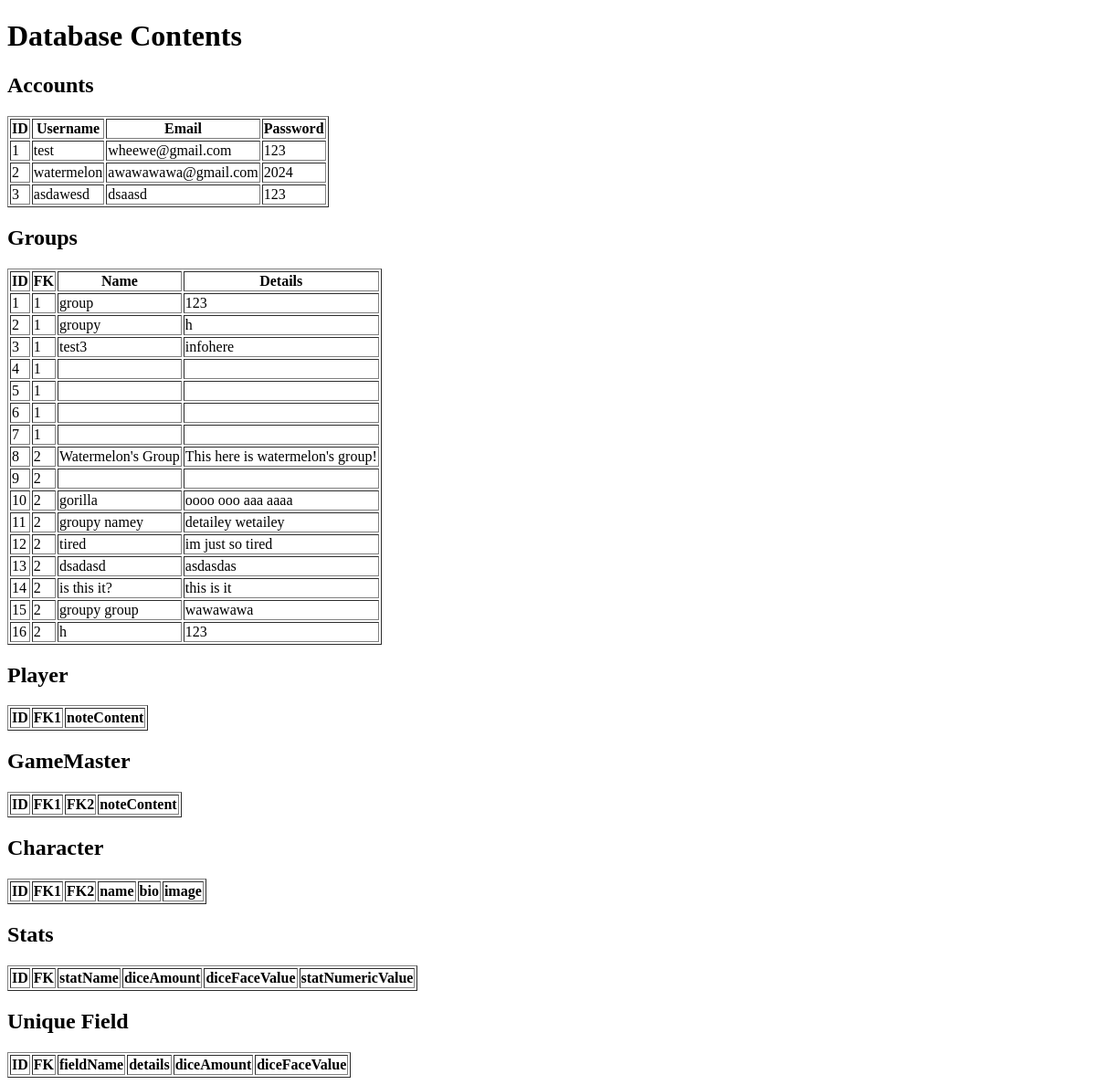
The page /database on the database its author committed.
### app.py (models this page shows)
class Account(UserMixin, db.Model):
    id = db.Column(db.Integer, primary_key=True)
    username = db.Column(db.String(80), unique=True, nullable=False)
    email = db.Column(db.String(80), nullable=False)
    password = db.Column(db.String(80), nullable=False)
    groups = db.relationship('Group', backref='account', lazy=True)
    characters = db.relationship('Character', backref='account', lazy=True)

class Group(db.Model):
    id = db.Column(db.Integer, primary_key=True)
    accountID = db.Column(db.Integer, db.ForeignKey('account.id'), nullable=False)
    groupName = db.Column(db.String(80), nullable=False)
    groupDetails = db.Column(db.String(500), nullable=True)
    playerList = db.Column(db.String(500), nullable=True)
    players = db.relationship("Player", backref='group', lazy=True)

### app.py (the view)
@app.route('/database')
def database():
    accounts = Account.query.all()
    groups = Group.query.all()
    return render_template('database.html', accounts=accounts, groups=groups)

### templates/database.html (shortened to what this page needs)
<!DOCTYPE html>
<html lang="en">
<head>
    <link rel="stylesheet" href="styles.css">
</head>
<body>
    <h1>Database Contents</h1>
    <h2>Accounts</h2>
    <table border="1">
        <thead>
            <tr>
                <th>ID</th>
                <th>Username</th>
                <th>Email</th>
                <th>Password</th>
            </tr>
        </thead>
        <tbody>
            {% for account in accounts %}
            <tr>
                <td>{{ account.id }}</td>
                <td>{{ account.username }}</td>
                <td>{{ account.email }}</td>
                <td>{{ account.password }}</td>
            </tr>
            {% endfor %}
        </tbody>
    </table>
    <h2>Groups</h2>
    <table border="1">
        <thead>
            <tr>
                <th>ID</th>
                <th>FK</th>
                <th>Name</th>
                <th>Details</th>
            </tr>
        </thead>
        <tbody>
            {% for group in groups %}
            <tr>
                <td>{{ group.id }}</td>
                <td>{{ group.accountID }} </td>
                <td>{{ group.groupName }}</td>
                <td>{{ group.groupDetails }}</td>
            </tr>
            {% endfor %}
        </tbody>
    </table>
    <h2>Player</h2>
    <table border="1">
        <thead>
            <tr>
                <th>ID</th>
                <th>FK1</th>
                <th>noteContent</th>
            </tr>
        </thead>
    </table>
    <h2>GameMaster</h2>
    <table border="1">
        <thead>
            <tr>
                <th>ID</th>
                <th>FK1</th>
                <th>FK2</th>
                <th>noteContent</th>
            </tr>
        </thead>
    </table>
    <h2>Character</h2>
    <table border="1">
        <thead>
            <tr>
                <th>ID</th>
                <th>FK1</th>
                <th>FK2</th>
                <th>name</th>
                <th>bio</th>
                <th>image</th>
            </tr>
        </thead>
    </table>
    <h2>Stats</h2>
    <table border="1">
        <thead>
            <tr>
                <th>ID</th>
                <th>FK</th>
                <th>statName</th>
                <th>diceAmount</th>
                <th>diceFaceValue</th>
                <th>statNumericValue</th>
            </tr>
        </thead>
    </table>
    <h2>Unique Field</h2>
    <table border="1">
        <thead>
            <tr>
                <th>ID</th>
                <th>FK</th>
                <th>fieldName</th>
                <th>details</th>
                <th>diceAmount</th>
                <th>diceFaceValue</th>
            </tr>
        </thead>
    </table>
</body>
</html>

### rows shown on the page
Account: id "1", username "test", email "wheewe@gmail.com", password "123"
Account: id "2", username "watermelon", email "awawawawa@gmail.com", password "2024"
Account: id "3", username "asdawesd", email "dsaasd", password "123"
Group: id "1", accountID "1", groupName "group", groupDetails "123"
Group: id "2", accountID "1", groupName "groupy", groupDetails "h"
Group: id "3", accountID "1", groupName "test3", groupDetails "infohere"
Group: id "4", accountID "1"
Group: id "5", accountID "1"
Group: id "6", accountID "1"
Group: id "7", accountID "1"
Group: id "8", accountID "2", groupName "Watermelon's Group", groupDetails "This here is watermelon's group!"
Group: id "9", accountID "2"
Group: id "10", accountID "2", groupName "gorilla", groupDetails "oooo ooo aaa aaaa"
Group: id "11", accountID "2", groupName "groupy namey", groupDetails "detailey wetailey"
Group: id "12", accountID "2", groupName "tired", groupDetails "im just so tired"
Group: id "13", accountID "2", groupName "dsadasd", groupDetails "asdasdas"
Group: id "14", accountID "2", groupName "is this it?", groupDetails "this is it"
Group: id "15", accountID "2", groupName "groupy group", groupDetails "wawawawa"
Group: id "16", accountID "2", groupName "h", groupDetails "123"
